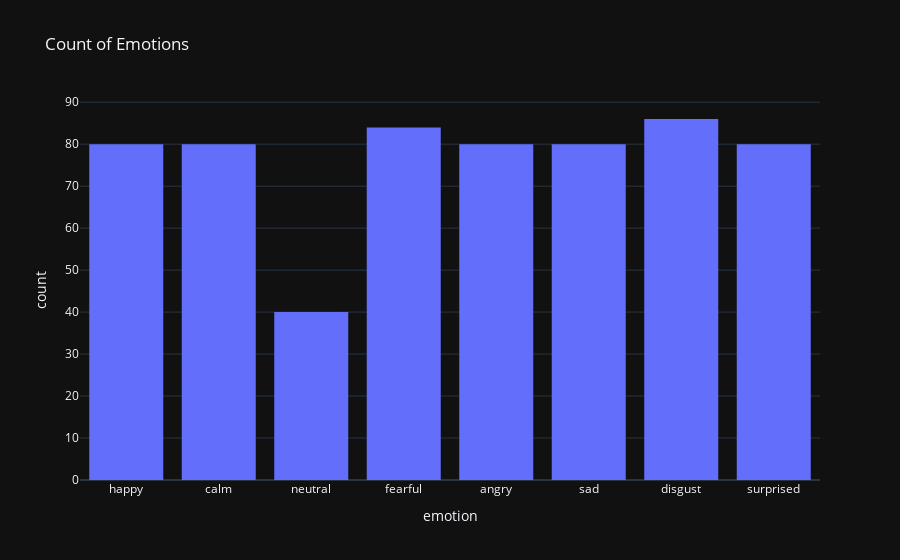

Write notebook code for a chart like this one.
### Code cell
# Visulize emotions
fig = px.histogram(df, x='emotion', title='Count of Emotions')
fig.show()

### Figure 1 — Plotly figure (JSON) as saved in the notebook; plotly's stock layout.template omitted (floating-point values rounded to 4 significant figures; data arrays with more than 128 entries replaced by an {"elided": "..."} marker saying what was removed)
{"data": [{"alignmentgroup": "True", "bingroup": "x", "hovertemplate": "emotion=%{x}<br>count=%{y}<extra></extra>", "legendgroup": "", "marker": {"color": "#636efa", "pattern": {"shape": ""}}, "name": "", "offsetgroup": "", "orientation": "v", "showlegend": false, "type": "histogram", "x": {"elided": "610 str values"}, "xaxis": "x", "yaxis": "y"}], "layout": {"barmode": "relative", "legend": {"tracegroupgap": 0}, "title": {"text": "Count of Emotions"}, "xaxis": {"anchor": "y", "domain": [0, 1], "title": {"text": "emotion"}}, "yaxis": {"anchor": "x", "domain": [0, 1], "title": {"text": "count"}}}}
